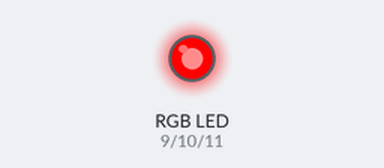
Recording of a sketch running on a simulated Arduino Uno, built with avr-gcc and run on an emulated ATmega328P. On the bench: an RGB LED mixed from three pins (HIGH = lit).

Above: at 0.5 s.
At 1.5 s:
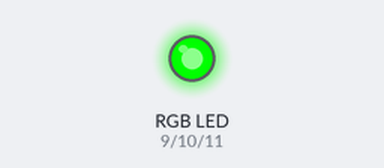
At 5.5 s:
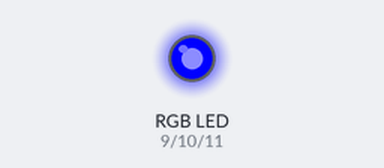
Timing chart, 0 to 6.9 s (numbered marks = the images above):
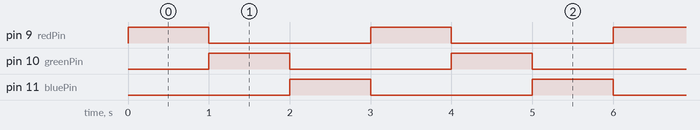

Measured:
- by itself, pin 9 (redPin), pin 10 (greenPin), pin 11 (bluePin): alternates HIGH for 1.0 s and LOW for 2.0 s
- by itself, everything shown: repeats every 3.0 s, in 3 steps

The sketch:

code.ino
```cpp
const int redPin = 9;   // Digital pin connected to the red lead of RGB LED
const int greenPin = 10; // Digital pin connected to the green lead of RGB LED
const int bluePin = 11;  // Digital pin connected to the blue lead of RGB LED

void setup() {
  pinMode(redPin, OUTPUT);
  pinMode(greenPin, OUTPUT);
  pinMode(bluePin, OUTPUT);
}

void loop() {
  // Change color to red
  setColor(255, 0, 0);
  delay(1000); // Adjust the delay as needed

  // Change color to green
  setColor(0, 255, 0);
  delay(1000); // Adjust the delay as needed

  // Change color to blue
  setColor(0, 0, 255);
  delay(1000); // Adjust the delay as needed
}

// Function to set the color of the RGB LED
void setColor(int redValue, int greenValue, int blueValue) {
  digitalWrite(redPin, redValue);     // Set intensity of red LED
  digitalWrite(greenPin, greenValue); // Set intensity of green LED
  digitalWrite(bluePin, blueValue);   // Set intensity of blue LED
}
```
